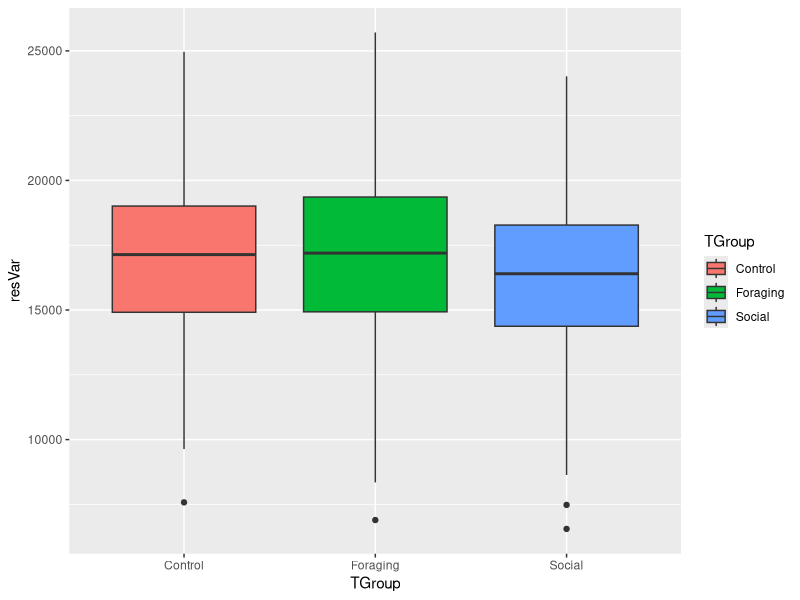

R code for this plot:
## Homework 8 Work
# H0 - Whistles in social and foraging contexts will have the same average fundamental frequency.
# H1 - Whistles in the social and foraging contexts will have different fundamental frequencies.
# ANOVA
# group 1 - control, group 2 - social, group 3 - foraging

library(tidyverse)

nGroup <- 3
nName <- c("Control","Social","Foraging")
nSize <- c(500,500,500)
nMean <- c(17000, 16364, 17101)
# Trial 1 nMean <- c(16760, 14000, 19000) - sig
# Trial 2 nMean <- c(16760, 15000, 18000) - sig
# Trial 3 (actual means) nMean <- c(17000, 16364, 17101) - sometimes sig, sometimes not (depends on data generation)
# Trial 4 nMean <- c(16760, 16500, 16900) - still sometimes sig, usually not
# Trial 5 nMean <- c(16760, 16600, 16800) - not sig

nSD <- c(3000, 3000, 3000)

ID <- 1:(sum(nSize))
resVar <- c(rnorm(n=nSize[1],mean=nMean[1], sd = nSD[1]),
            rnorm(n=nSize[2],mean=nMean[2], sd = nSD[2]),
            rnorm(n=nSize[3],mean=nMean[3], sd = nSD[3]))
TGroup <- rep(nName, nSize)
ANOdata <- data.frame(ID,TGroup,resVar)
str(ANOdata)

ANOmodel <- aov(resVar~TGroup,data=ANOdata)
print(ANOmodel)

ANOPlot <- ggplot(data=ANOdata, aes(x=TGroup, y=resVar, fill=TGroup)) + geom_boxplot()

print(ANOPlot)
summary(ANOmodel)


